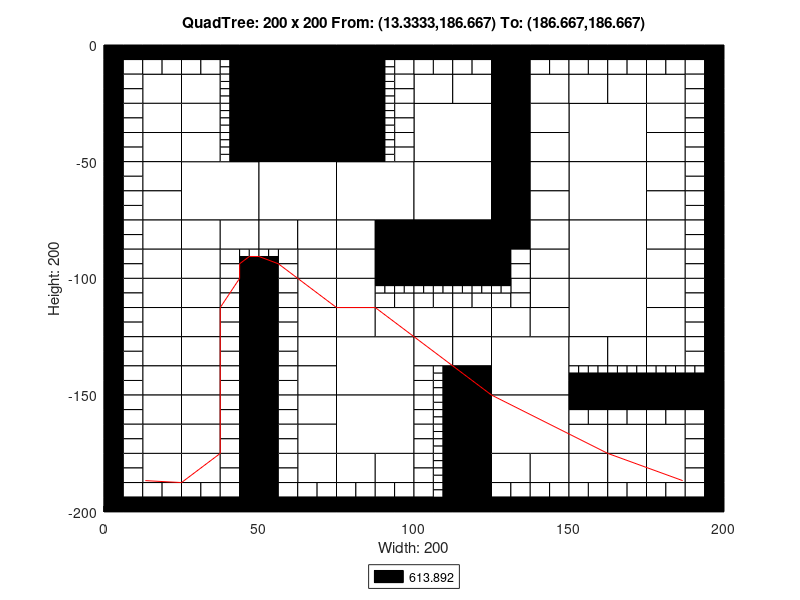

Reproduce this figure in MATLAB.
axis([0 200 -200 0]);
title('QuadTree: 200 x 200 From: (13.3333,186.667) To: (186.667,186.667)');
xlabel('Width: 200');
ylabel('Height: 200');
rectangle('Position',[50 -25 25 25], 'FaceColor',[0 0 0]);
rectangle('Position',[50 -50 25 25], 'FaceColor',[0 0 0]);
rectangle('Position',[25 -75 25 25], 'FaceColor',[1 1 1]);
rectangle('Position',[50 -75 25 25], 'FaceColor',[1 1 1]);
rectangle('Position',[75 -75 25 25], 'FaceColor',[1 1 1]);
rectangle('Position',[100 -50 25 25], 'FaceColor',[1 1 1]);
rectangle('Position',[150 -50 25 25], 'FaceColor',[1 1 1]);
rectangle('Position',[100 -75 25 25], 'FaceColor',[1 1 1]);
rectangle('Position',[100 -100 25 25], 'FaceColor',[0 0 0]);
rectangle('Position',[150 -75 25 25], 'FaceColor',[1 1 1]);
rectangle('Position',[150 -100 25 25], 'FaceColor',[1 1 1]);
rectangle('Position',[75 -150 25 25], 'FaceColor',[1 1 1]);
rectangle('Position',[75 -175 25 25], 'FaceColor',[1 1 1]);
rectangle('Position',[125 -150 25 25], 'FaceColor',[1 1 1]);
rectangle('Position',[150 -125 25 25], 'FaceColor',[1 1 1]);
rectangle('Position',[125 -175 25 25], 'FaceColor',[1 1 1]);
rectangle('Position',[12.5 -25 12.5 12.5], 'FaceColor',[1 1 1]);
rectangle('Position',[25 -25 12.5 12.5], 'FaceColor',[1 1 1]);
rectangle('Position',[12.5 -37.5 12.5 12.5], 'FaceColor',[1 1 1]);
rectangle('Position',[12.5 -50 12.5 12.5], 'FaceColor',[1 1 1]);
rectangle('Position',[25 -37.5 12.5 12.5], 'FaceColor',[1 1 1]);
rectangle('Position',[25 -50 12.5 12.5], 'FaceColor',[1 1 1]);
rectangle('Position',[75 -12.5 12.5 12.5], 'FaceColor',[0 0 0]);
rectangle('Position',[75 -25 12.5 12.5], 'FaceColor',[0 0 0]);
rectangle('Position',[75 -37.5 12.5 12.5], 'FaceColor',[0 0 0]);
rectangle('Position',[75 -50 12.5 12.5], 'FaceColor',[0 0 0]);
rectangle('Position',[12.5 -62.5 12.5 12.5], 'FaceColor',[1 1 1]);
rectangle('Position',[12.5 -75 12.5 12.5], 'FaceColor',[1 1 1]);
rectangle('Position',[12.5 -87.5 12.5 12.5], 'FaceColor',[1 1 1]);
rectangle('Position',[12.5 -100 12.5 12.5], 'FaceColor',[1 1 1]);
rectangle('Position',[25 -87.5 12.5 12.5], 'FaceColor',[1 1 1]);
rectangle('Position',[37.5 -87.5 12.5 12.5], 'FaceColor',[1 1 1]);
rectangle('Position',[25 -100 12.5 12.5], 'FaceColor',[1 1 1]);
rectangle('Position',[50 -87.5 12.5 12.5], 'FaceColor',[1 1 1]);
rectangle('Position',[62.5 -87.5 12.5 12.5], 'FaceColor',[1 1 1]);
rectangle('Position',[62.5 -100 12.5 12.5], 'FaceColor',[1 1 1]);
rectangle('Position',[75 -87.5 12.5 12.5], 'FaceColor',[1 1 1]);
rectangle('Position',[87.5 -87.5 12.5 12.5], 'FaceColor',[0 0 0]);
rectangle('Position',[75 -100 12.5 12.5], 'FaceColor',[1 1 1]);
rectangle('Position',[87.5 -100 12.5 12.5], 'FaceColor',[0 0 0]);
rectangle('Position',[100 -25 12.5 12.5], 'FaceColor',[1 1 1]);
rectangle('Position',[112.5 -25 12.5 12.5], 'FaceColor',[1 1 1]);
rectangle('Position',[125 -12.5 12.5 12.5], 'FaceColor',[0 0 0]);
rectangle('Position',[125 -25 12.5 12.5], 'FaceColor',[0 0 0]);
rectangle('Position',[137.5 -25 12.5 12.5], 'FaceColor',[1 1 1]);
rectangle('Position',[125 -37.5 12.5 12.5], 'FaceColor',[0 0 0]);
rectangle('Position',[137.5 -37.5 12.5 12.5], 'FaceColor',[1 1 1]);
rectangle('Position',[125 -50 12.5 12.5], 'FaceColor',[0 0 0]);
rectangle('Position',[137.5 -50 12.5 12.5], 'FaceColor',[1 1 1]);
rectangle('Position',[150 -25 12.5 12.5], 'FaceColor',[1 1 1]);
rectangle('Position',[162.5 -25 12.5 12.5], 'FaceColor',[1 1 1]);
rectangle('Position',[175 -25 12.5 12.5], 'FaceColor',[1 1 1]);
rectangle('Position',[175 -37.5 12.5 12.5], 'FaceColor',[1 1 1]);
rectangle('Position',[175 -50 12.5 12.5], 'FaceColor',[1 1 1]);
rectangle('Position',[125 -62.5 12.5 12.5], 'FaceColor',[0 0 0]);
rectangle('Position',[137.5 -62.5 12.5 12.5], 'FaceColor',[1 1 1]);
rectangle('Position',[125 -75 12.5 12.5], 'FaceColor',[0 0 0]);
rectangle('Position',[137.5 -75 12.5 12.5], 'FaceColor',[1 1 1]);
rectangle('Position',[125 -87.5 12.5 12.5], 'FaceColor',[0 0 0]);
rectangle('Position',[137.5 -87.5 12.5 12.5], 'FaceColor',[1 1 1]);
rectangle('Position',[137.5 -100 12.5 12.5], 'FaceColor',[1 1 1]);
rectangle('Position',[175 -62.5 12.5 12.5], 'FaceColor',[1 1 1]);
rectangle('Position',[175 -75 12.5 12.5], 'FaceColor',[1 1 1]);
rectangle('Position',[175 -87.5 12.5 12.5], 'FaceColor',[1 1 1]);
rectangle('Position',[175 -100 12.5 12.5], 'FaceColor',[1 1 1]);
rectangle('Position',[12.5 -112.5 12.5 12.5], 'FaceColor',[1 1 1]);
rectangle('Position',[12.5 -125 12.5 12.5], 'FaceColor',[1 1 1]);
rectangle('Position',[25 -112.5 12.5 12.5], 'FaceColor',[1 1 1]);
rectangle('Position',[25 -125 12.5 12.5], 'FaceColor',[1 1 1]);
rectangle('Position',[12.5 -137.5 12.5 12.5], 'FaceColor',[1 1 1]);
rectangle('Position',[12.5 -150 12.5 12.5], 'FaceColor',[1 1 1]);
rectangle('Position',[25 -137.5 12.5 12.5], 'FaceColor',[1 1 1]);
rectangle('Position',[25 -150 12.5 12.5], 'FaceColor',[1 1 1]);
rectangle('Position',[62.5 -112.5 12.5 12.5], 'FaceColor',[1 1 1]);
rectangle('Position',[62.5 -125 12.5 12.5], 'FaceColor',[1 1 1]);
rectangle('Position',[75 -112.5 12.5 12.5], 'FaceColor',[1 1 1]);
rectangle('Position',[75 -125 12.5 12.5], 'FaceColor',[1 1 1]);
rectangle('Position',[87.5 -125 12.5 12.5], 'FaceColor',[1 1 1]);
rectangle('Position',[62.5 -137.5 12.5 12.5], 'FaceColor',[1 1 1]);
rectangle('Position',[62.5 -150 12.5 12.5], 'FaceColor',[1 1 1]);
rectangle('Position',[12.5 -162.5 12.5 12.5], 'FaceColor',[1 1 1]);
rectangle('Position',[12.5 -175 12.5 12.5], 'FaceColor',[1 1 1]);
rectangle('Position',[25 -162.5 12.5 12.5], 'FaceColor',[1 1 1]);
rectangle('Position',[25 -175 12.5 12.5], 'FaceColor',[1 1 1]);
rectangle('Position',[12.5 -187.5 12.5 12.5], 'FaceColor',[1 1 1]);
rectangle('Position',[25 -187.5 12.5 12.5], 'FaceColor',[1 1 1]);
rectangle('Position',[62.5 -162.5 12.5 12.5], 'FaceColor',[1 1 1]);
rectangle('Position',[62.5 -175 12.5 12.5], 'FaceColor',[1 1 1]);
rectangle('Position',[62.5 -187.5 12.5 12.5], 'FaceColor',[1 1 1]);
rectangle('Position',[75 -187.5 12.5 12.5], 'FaceColor',[1 1 1]);
rectangle('Position',[87.5 -187.5 12.5 12.5], 'FaceColor',[1 1 1]);
rectangle('Position',[100 -125 12.5 12.5], 'FaceColor',[1 1 1]);
rectangle('Position',[112.5 -125 12.5 12.5], 'FaceColor',[1 1 1]);
rectangle('Position',[137.5 -112.5 12.5 12.5], 'FaceColor',[1 1 1]);
rectangle('Position',[125 -125 12.5 12.5], 'FaceColor',[1 1 1]);
rectangle('Position',[137.5 -125 12.5 12.5], 'FaceColor',[1 1 1]);
rectangle('Position',[100 -137.5 12.5 12.5], 'FaceColor',[1 1 1]);
rectangle('Position',[112.5 -137.5 12.5 12.5], 'FaceColor',[1 1 1]);
rectangle('Position',[112.5 -150 12.5 12.5], 'FaceColor',[0 0 0]);
rectangle('Position',[175 -112.5 12.5 12.5], 'FaceColor',[1 1 1]);
rectangle('Position',[175 -125 12.5 12.5], 'FaceColor',[1 1 1]);
rectangle('Position',[150 -137.5 12.5 12.5], 'FaceColor',[1 1 1]);
rectangle('Position',[162.5 -137.5 12.5 12.5], 'FaceColor',[1 1 1]);
rectangle('Position',[175 -137.5 12.5 12.5], 'FaceColor',[1 1 1]);
rectangle('Position',[112.5 -162.5 12.5 12.5], 'FaceColor',[0 0 0]);
rectangle('Position',[112.5 -175 12.5 12.5], 'FaceColor',[0 0 0]);
rectangle('Position',[112.5 -187.5 12.5 12.5], 'FaceColor',[0 0 0]);
rectangle('Position',[112.5 -200 12.5 12.5], 'FaceColor',[0 0 0]);
rectangle('Position',[125 -187.5 12.5 12.5], 'FaceColor',[1 1 1]);
rectangle('Position',[137.5 -187.5 12.5 12.5], 'FaceColor',[1 1 1]);
rectangle('Position',[150 -175 12.5 12.5], 'FaceColor',[1 1 1]);
rectangle('Position',[162.5 -175 12.5 12.5], 'FaceColor',[1 1 1]);
rectangle('Position',[175 -175 12.5 12.5], 'FaceColor',[1 1 1]);
rectangle('Position',[150 -187.5 12.5 12.5], 'FaceColor',[1 1 1]);
rectangle('Position',[162.5 -187.5 12.5 12.5], 'FaceColor',[1 1 1]);
rectangle('Position',[175 -187.5 12.5 12.5], 'FaceColor',[1 1 1]);
rectangle('Position',[0 -6.25 6.25 6.25], 'FaceColor',[0 0 0]);
rectangle('Position',[6.25 -6.25 6.25 6.25], 'FaceColor',[0 0 0]);
rectangle('Position',[0 -12.5 6.25 6.25], 'FaceColor',[0 0 0]);
rectangle('Position',[6.25 -12.5 6.25 6.25], 'FaceColor',[1 1 1]);
rectangle('Position',[12.5 -6.25 6.25 6.25], 'FaceColor',[0 0 0]);
rectangle('Position',[18.75 -6.25 6.25 6.25], 'FaceColor',[0 0 0]);
rectangle('Position',[12.5 -12.5 6.25 6.25], 'FaceColor',[1 1 1]);
rectangle('Position',[18.75 -12.5 6.25 6.25], 'FaceColor',[1 1 1]);
rectangle('Position',[0 -18.75 6.25 6.25], 'FaceColor',[0 0 0]);
rectangle('Position',[6.25 -18.75 6.25 6.25], 'FaceColor',[1 1 1]);
rectangle('Position',[0 -25 6.25 6.25], 'FaceColor',[0 0 0]);
rectangle('Position',[6.25 -25 6.25 6.25], 'FaceColor',[1 1 1]);
rectangle('Position',[25 -6.25 6.25 6.25], 'FaceColor',[0 0 0]);
rectangle('Position',[31.25 -6.25 6.25 6.25], 'FaceColor',[0 0 0]);
rectangle('Position',[25 -12.5 6.25 6.25], 'FaceColor',[1 1 1]);
rectangle('Position',[31.25 -12.5 6.25 6.25], 'FaceColor',[1 1 1]);
rectangle('Position',[37.5 -6.25 6.25 6.25], 'FaceColor',[0 0 0]);
rectangle('Position',[43.75 -6.25 6.25 6.25], 'FaceColor',[0 0 0]);
rectangle('Position',[43.75 -12.5 6.25 6.25], 'FaceColor',[0 0 0]);
rectangle('Position',[43.75 -18.75 6.25 6.25], 'FaceColor',[0 0 0]);
rectangle('Position',[43.75 -25 6.25 6.25], 'FaceColor',[0 0 0]);
rectangle('Position',[0 -31.25 6.25 6.25], 'FaceColor',[0 0 0]);
rectangle('Position',[6.25 -31.25 6.25 6.25], 'FaceColor',[1 1 1]);
rectangle('Position',[0 -37.5 6.25 6.25], 'FaceColor',[0 0 0]);
rectangle('Position',[6.25 -37.5 6.25 6.25], 'FaceColor',[1 1 1]);
rectangle('Position',[0 -43.75 6.25 6.25], 'FaceColor',[0 0 0]);
rectangle('Position',[6.25 -43.75 6.25 6.25], 'FaceColor',[1 1 1]);
rectangle('Position',[0 -50 6.25 6.25], 'FaceColor',[0 0 0]);
rectangle('Position',[6.25 -50 6.25 6.25], 'FaceColor',[1 1 1]);
rectangle('Position',[43.75 -31.25 6.25 6.25], 'FaceColor',[0 0 0]);
rectangle('Position',[43.75 -37.5 6.25 6.25], 'FaceColor',[0 0 0]);
rectangle('Position',[43.75 -43.75 6.25 6.25], 'FaceColor',[0 0 0]);
rectangle('Position',[43.75 -50 6.25 6.25], 'FaceColor',[0 0 0]);
rectangle('Position',[87.5 -6.25 6.25 6.25], 'FaceColor',[0 0 0]);
rectangle('Position',[93.75 -6.25 6.25 6.25], 'FaceColor',[0 0 0]);
rectangle('Position',[93.75 -12.5 6.25 6.25], 'FaceColor',[1 1 1]);
rectangle('Position',[93.75 -18.75 6.25 6.25], 'FaceColor',[1 1 1]);
rectangle('Position',[93.75 -25 6.25 6.25], 'FaceColor',[1 1 1]);
rectangle('Position',[93.75 -31.25 6.25 6.25], 'FaceColor',[1 1 1]);
rectangle('Position',[93.75 -37.5 6.25 6.25], 'FaceColor',[1 1 1]);
rectangle('Position',[93.75 -43.75 6.25 6.25], 'FaceColor',[1 1 1]);
rectangle('Position',[93.75 -50 6.25 6.25], 'FaceColor',[1 1 1]);
rectangle('Position',[0 -56.25 6.25 6.25], 'FaceColor',[0 0 0]);
rectangle('Position',[6.25 -56.25 6.25 6.25], 'FaceColor',[1 1 1]);
rectangle('Position',[0 -62.5 6.25 6.25], 'FaceColor',[0 0 0]);
rectangle('Position',[6.25 -62.5 6.25 6.25], 'FaceColor',[1 1 1]);
rectangle('Position',[0 -68.75 6.25 6.25], 'FaceColor',[0 0 0]);
rectangle('Position',[6.25 -68.75 6.25 6.25], 'FaceColor',[1 1 1]);
rectangle('Position',[0 -75 6.25 6.25], 'FaceColor',[0 0 0]);
rectangle('Position',[6.25 -75 6.25 6.25], 'FaceColor',[1 1 1]);
rectangle('Position',[0 -81.25 6.25 6.25], 'FaceColor',[0 0 0]);
rectangle('Position',[6.25 -81.25 6.25 6.25], 'FaceColor',[1 1 1]);
rectangle('Position',[0 -87.5 6.25 6.25], 'FaceColor',[0 0 0]);
rectangle('Position',[6.25 -87.5 6.25 6.25], 'FaceColor',[1 1 1]);
rectangle('Position',[0 -93.75 6.25 6.25], 'FaceColor',[0 0 0]);
rectangle('Position',[6.25 -93.75 6.25 6.25], 'FaceColor',[1 1 1]);
rectangle('Position',[0 -100 6.25 6.25], 'FaceColor',[0 0 0]);
rectangle('Position',[6.25 -100 6.25 6.25], 'FaceColor',[1 1 1]);
rectangle('Position',[37.5 -93.75 6.25 6.25], 'FaceColor',[1 1 1]);
rectangle('Position',[37.5 -100 6.25 6.25], 'FaceColor',[1 1 1]);
rectangle('Position',[43.75 -100 6.25 6.25], 'FaceColor',[0 0 0]);
rectangle('Position',[56.25 -93.75 6.25 6.25], 'FaceColor',[1 1 1]);
rectangle('Position',[50 -100 6.25 6.25], 'FaceColor',[0 0 0]);
rectangle('Position',[56.25 -100 6.25 6.25], 'FaceColor',[1 1 1]);
rectangle('Position',[100 -6.25 6.25 6.25], 'FaceColor',[0 0 0]);
rectangle('Position',[106.25 -6.25 6.25 6.25], 'FaceColor',[0 0 0]);
rectangle('Position',[100 -12.5 6.25 6.25], 'FaceColor',[1 1 1]);
rectangle('Position',[106.25 -12.5 6.25 6.25], 'FaceColor',[1 1 1]);
rectangle('Position',[112.5 -6.25 6.25 6.25], 'FaceColor',[0 0 0]);
rectangle('Position',[118.75 -6.25 6.25 6.25], 'FaceColor',[0 0 0]);
rectangle('Position',[112.5 -12.5 6.25 6.25], 'FaceColor',[1 1 1]);
rectangle('Position',[118.75 -12.5 6.25 6.25], 'FaceColor',[1 1 1]);
rectangle('Position',[137.5 -6.25 6.25 6.25], 'FaceColor',[0 0 0]);
rectangle('Position',[143.75 -6.25 6.25 6.25], 'FaceColor',[0 0 0]);
rectangle('Position',[137.5 -12.5 6.25 6.25], 'FaceColor',[1 1 1]);
rectangle('Position',[143.75 -12.5 6.25 6.25], 'FaceColor',[1 1 1]);
rectangle('Position',[150 -6.25 6.25 6.25], 'FaceColor',[0 0 0]);
rectangle('Position',[156.25 -6.25 6.25 6.25], 'FaceColor',[0 0 0]);
rectangle('Position',[150 -12.5 6.25 6.25], 'FaceColor',[1 1 1]);
rectangle('Position',[156.25 -12.5 6.25 6.25], 'FaceColor',[1 1 1]);
rectangle('Position',[162.5 -6.25 6.25 6.25], 'FaceColor',[0 0 0]);
rectangle('Position',[168.75 -6.25 6.25 6.25], 'FaceColor',[0 0 0]);
rectangle('Position',[162.5 -12.5 6.25 6.25], 'FaceColor',[1 1 1]);
rectangle('Position',[168.75 -12.5 6.25 6.25], 'FaceColor',[1 1 1]);
rectangle('Position',[175 -6.25 6.25 6.25], 'FaceColor',[0 0 0]);
rectangle('Position',[181.25 -6.25 6.25 6.25], 'FaceColor',[0 0 0]);
rectangle('Position',[175 -12.5 6.25 6.25], 'FaceColor',[1 1 1]);
rectangle('Position',[181.25 -12.5 6.25 6.25], 'FaceColor',[1 1 1]);
rectangle('Position',[187.5 -6.25 6.25 6.25], 'FaceColor',[0 0 0]);
rectangle('Position',[193.75 -6.25 6.25 6.25], 'FaceColor',[0 0 0]);
rectangle('Position',[187.5 -12.5 6.25 6.25], 'FaceColor',[1 1 1]);
rectangle('Position',[193.75 -12.5 6.25 6.25], 'FaceColor',[0 0 0]);
rectangle('Position',[187.5 -18.75 6.25 6.25], 'FaceColor',[1 1 1]);
rectangle('Position',[193.75 -18.75 6.25 6.25], 'FaceColor',[0 0 0]);
rectangle('Position',[187.5 -25 6.25 6.25], 'FaceColor',[1 1 1]);
rectangle('Position',[193.75 -25 6.25 6.25], 'FaceColor',[0 0 0]);
rectangle('Position',[187.5 -31.25 6.25 6.25], 'FaceColor',[1 1 1]);
rectangle('Position',[193.75 -31.25 6.25 6.25], 'FaceColor',[0 0 0]);
rectangle('Position',[187.5 -37.5 6.25 6.25], 'FaceColor',[1 1 1]);
rectangle('Position',[193.75 -37.5 6.25 6.25], 'FaceColor',[0 0 0]);
rectangle('Position',[187.5 -43.75 6.25 6.25], 'FaceColor',[1 1 1]);
rectangle('Position',[193.75 -43.75 6.25 6.25], 'FaceColor',[0 0 0]);
rectangle('Position',[187.5 -50 6.25 6.25], 'FaceColor',[1 1 1]);
rectangle('Position',[193.75 -50 6.25 6.25], 'FaceColor',[0 0 0]);
rectangle('Position',[125 -93.75 6.25 6.25], 'FaceColor',[0 0 0]);
rectangle('Position',[131.25 -93.75 6.25 6.25], 'FaceColor',[1 1 1]);
rectangle('Position',[125 -100 6.25 6.25], 'FaceColor',[0 0 0]);
rectangle('Position',[131.25 -100 6.25 6.25], 'FaceColor',[1 1 1]);
rectangle('Position',[187.5 -56.25 6.25 6.25], 'FaceColor',[1 1 1]);
rectangle('Position',[193.75 -56.25 6.25 6.25], 'FaceColor',[0 0 0]);
rectangle('Position',[187.5 -62.5 6.25 6.25], 'FaceColor',[1 1 1]);
rectangle('Position',[193.75 -62.5 6.25 6.25], 'FaceColor',[0 0 0]);
rectangle('Position',[187.5 -68.75 6.25 6.25], 'FaceColor',[1 1 1]);
rectangle('Position',[193.75 -68.75 6.25 6.25], 'FaceColor',[0 0 0]);
rectangle('Position',[187.5 -75 6.25 6.25], 'FaceColor',[1 1 1]);
rectangle('Position',[193.75 -75 6.25 6.25], 'FaceColor',[0 0 0]);
rectangle('Position',[187.5 -81.25 6.25 6.25], 'FaceColor',[1 1 1]);
rectangle('Position',[193.75 -81.25 6.25 6.25], 'FaceColor',[0 0 0]);
rectangle('Position',[187.5 -87.5 6.25 6.25], 'FaceColor',[1 1 1]);
rectangle('Position',[193.75 -87.5 6.25 6.25], 'FaceColor',[0 0 0]);
rectangle('Position',[187.5 -93.75 6.25 6.25], 'FaceColor',[1 1 1]);
rectangle('Position',[193.75 -93.75 6.25 6.25], 'FaceColor',[0 0 0]);
rectangle('Position',[187.5 -100 6.25 6.25], 'FaceColor',[1 1 1]);
rectangle('Position',[193.75 -100 6.25 6.25], 'FaceColor',[0 0 0]);
rectangle('Position',[0 -106.25 6.25 6.25], 'FaceColor',[0 0 0]);
rectangle('Position',[6.25 -106.25 6.25 6.25], 'FaceColor',[1 1 1]);
rectangle('Position',[0 -112.5 6.25 6.25], 'FaceColor',[0 0 0]);
rectangle('Position',[6.25 -112.5 6.25 6.25], 'FaceColor',[1 1 1]);
rectangle('Position',[0 -118.75 6.25 6.25], 'FaceColor',[0 0 0]);
rectangle('Position',[6.25 -118.75 6.25 6.25], 'FaceColor',[1 1 1]);
rectangle('Position',[0 -125 6.25 6.25], 'FaceColor',[0 0 0]);
rectangle('Position',[6.25 -125 6.25 6.25], 'FaceColor',[1 1 1]);
rectangle('Position',[37.5 -106.25 6.25 6.25], 'FaceColor',[1 1 1]);
rectangle('Position',[43.75 -106.25 6.25 6.25], 'FaceColor',[0 0 0]);
rectangle('Position',[37.5 -112.5 6.25 6.25], 'FaceColor',[1 1 1]);
rectangle('Position',[43.75 -112.5 6.25 6.25], 'FaceColor',[0 0 0]);
rectangle('Position',[37.5 -118.75 6.25 6.25], 'FaceColor',[1 1 1]);
rectangle('Position',[43.75 -118.75 6.25 6.25], 'FaceColor',[0 0 0]);
rectangle('Position',[37.5 -125 6.25 6.25], 'FaceColor',[1 1 1]);
rectangle('Position',[43.75 -125 6.25 6.25], 'FaceColor',[0 0 0]);
rectangle('Position',[0 -131.25 6.25 6.25], 'FaceColor',[0 0 0]);
rectangle('Position',[6.25 -131.25 6.25 6.25], 'FaceColor',[1 1 1]);
rectangle('Position',[0 -137.5 6.25 6.25], 'FaceColor',[0 0 0]);
rectangle('Position',[6.25 -137.5 6.25 6.25], 'FaceColor',[1 1 1]);
rectangle('Position',[0 -143.75 6.25 6.25], 'FaceColor',[0 0 0]);
rectangle('Position',[6.25 -143.75 6.25 6.25], 'FaceColor',[1 1 1]);
rectangle('Position',[0 -150 6.25 6.25], 'FaceColor',[0 0 0]);
rectangle('Position',[6.25 -150 6.25 6.25], 'FaceColor',[1 1 1]);
rectangle('Position',[37.5 -131.25 6.25 6.25], 'FaceColor',[1 1 1]);
rectangle('Position',[43.75 -131.25 6.25 6.25], 'FaceColor',[0 0 0]);
rectangle('Position',[37.5 -137.5 6.25 6.25], 'FaceColor',[1 1 1]);
rectangle('Position',[43.75 -137.5 6.25 6.25], 'FaceColor',[0 0 0]);
rectangle('Position',[37.5 -143.75 6.25 6.25], 'FaceColor',[1 1 1]);
rectangle('Position',[43.75 -143.75 6.25 6.25], 'FaceColor',[0 0 0]);
rectangle('Position',[37.5 -150 6.25 6.25], 'FaceColor',[1 1 1]);
rectangle('Position',[43.75 -150 6.25 6.25], 'FaceColor',[0 0 0]);
rectangle('Position',[50 -106.25 6.25 6.25], 'FaceColor',[0 0 0]);
rectangle('Position',[56.25 -106.25 6.25 6.25], 'FaceColor',[1 1 1]);
rectangle('Position',[50 -112.5 6.25 6.25], 'FaceColor',[0 0 0]);
rectangle('Position',[56.25 -112.5 6.25 6.25], 'FaceColor',[1 1 1]);
rectangle('Position',[50 -118.75 6.25 6.25], 'FaceColor',[0 0 0]);
rectangle('Position',[56.25 -118.75 6.25 6.25], 'FaceColor',[1 1 1]);
rectangle('Position',[50 -125 6.25 6.25], 'FaceColor',[0 0 0]);
rectangle('Position',[56.25 -125 6.25 6.25], 'FaceColor',[1 1 1]);
rectangle('Position',[87.5 -112.5 6.25 6.25], 'FaceColor',[1 1 1]);
rectangle('Position',[93.75 -112.5 6.25 6.25], 'FaceColor',[1 1 1]);
rectangle('Position',[50 -131.25 6.25 6.25], 'FaceColor',[0 0 0]);
rectangle('Position',[56.25 -131.25 6.25 6.25], 'FaceColor',[1 1 1]);
rectangle('Position',[50 -137.5 6.25 6.25], 'FaceColor',[0 0 0]);
rectangle('Position',[56.25 -137.5 6.25 6.25], 'FaceColor',[1 1 1]);
rectangle('Position',[50 -143.75 6.25 6.25], 'FaceColor',[0 0 0]);
rectangle('Position',[56.25 -143.75 6.25 6.25], 'FaceColor',[1 1 1]);
rectangle('Position',[50 -150 6.25 6.25], 'FaceColor',[0 0 0]);
rectangle('Position',[56.25 -150 6.25 6.25], 'FaceColor',[1 1 1]);
rectangle('Position',[0 -156.25 6.25 6.25], 'FaceColor',[0 0 0]);
rectangle('Position',[6.25 -156.25 6.25 6.25], 'FaceColor',[1 1 1]);
rectangle('Position',[0 -162.5 6.25 6.25], 'FaceColor',[0 0 0]);
rectangle('Position',[6.25 -162.5 6.25 6.25], 'FaceColor',[1 1 1]);
rectangle('Position',[0 -168.75 6.25 6.25], 'FaceColor',[0 0 0]);
rectangle('Position',[6.25 -168.75 6.25 6.25], 'FaceColor',[1 1 1]);
rectangle('Position',[0 -175 6.25 6.25], 'FaceColor',[0 0 0]);
rectangle('Position',[6.25 -175 6.25 6.25], 'FaceColor',[1 1 1]);
rectangle('Position',[37.5 -156.25 6.25 6.25], 'FaceColor',[1 1 1]);
rectangle('Position',[43.75 -156.25 6.25 6.25], 'FaceColor',[0 0 0]);
rectangle('Position',[37.5 -162.5 6.25 6.25], 'FaceColor',[1 1 1]);
rectangle('Position',[43.75 -162.5 6.25 6.25], 'FaceColor',[0 0 0]);
rectangle('Position',[37.5 -168.75 6.25 6.25], 'FaceColor',[1 1 1]);
rectangle('Position',[43.75 -168.75 6.25 6.25], 'FaceColor',[0 0 0]);
rectangle('Position',[37.5 -175 6.25 6.25], 'FaceColor',[1 1 1]);
rectangle('Position',[43.75 -175 6.25 6.25], 'FaceColor',[0 0 0]);
rectangle('Position',[0 -181.25 6.25 6.25], 'FaceColor',[0 0 0]);
rectangle('Position',[6.25 -181.25 6.25 6.25], 'FaceColor',[1 1 1]);
rectangle('Position',[0 -187.5 6.25 6.25], 'FaceColor',[0 0 0]);
rectangle('Position',[6.25 -187.5 6.25 6.25], 'FaceColor',[1 1 1]);
rectangle('Position',[0 -193.75 6.25 6.25], 'FaceColor',[0 0 0]);
rectangle('Position',[6.25 -193.75 6.25 6.25], 'FaceColor',[1 1 1]);
rectangle('Position',[0 -200 6.25 6.25], 'FaceColor',[0 0 0]);
rectangle('Position',[6.25 -200 6.25 6.25], 'FaceColor',[0 0 0]);
rectangle('Position',[12.5 -193.75 6.25 6.25], 'FaceColor',[1 1 1]);
rectangle('Position',[18.75 -193.75 6.25 6.25], 'FaceColor',[1 1 1]);
rectangle('Position',[12.5 -200 6.25 6.25], 'FaceColor',[0 0 0]);
rectangle('Position',[18.75 -200 6.25 6.25], 'FaceColor',[0 0 0]);
rectangle('Position',[37.5 -181.25 6.25 6.25], 'FaceColor',[1 1 1]);
rectangle('Position',[43.75 -181.25 6.25 6.25], 'FaceColor',[0 0 0]);
rectangle('Position',[37.5 -187.5 6.25 6.25], 'FaceColor',[1 1 1]);
rectangle('Position',[43.75 -187.5 6.25 6.25], 'FaceColor',[0 0 0]);
rectangle('Position',[25 -193.75 6.25 6.25], 'FaceColor',[1 1 1]);
rectangle('Position',[31.25 -193.75 6.25 6.25], 'FaceColor',[1 1 1]);
rectangle('Position',[25 -200 6.25 6.25], 'FaceColor',[0 0 0]);
rectangle('Position',[31.25 -200 6.25 6.25], 'FaceColor',[0 0 0]);
rectangle('Position',[37.5 -193.75 6.25 6.25], 'FaceColor',[1 1 1]);
rectangle('Position',[43.75 -193.75 6.25 6.25], 'FaceColor',[0 0 0]);
rectangle('Position',[37.5 -200 6.25 6.25], 'FaceColor',[0 0 0]);
rectangle('Position',[43.75 -200 6.25 6.25], 'FaceColor',[0 0 0]);
rectangle('Position',[50 -156.25 6.25 6.25], 'FaceColor',[0 0 0]);
rectangle('Position',[56.25 -156.25 6.25 6.25], 'FaceColor',[1 1 1]);
rectangle('Position',[50 -162.5 6.25 6.25], 'FaceColor',[0 0 0]);
rectangle('Position',[56.25 -162.5 6.25 6.25], 'FaceColor',[1 1 1]);
rectangle('Position',[50 -168.75 6.25 6.25], 'FaceColor',[0 0 0]);
rectangle('Position',[56.25 -168.75 6.25 6.25], 'FaceColor',[1 1 1]);
rectangle('Position',[50 -175 6.25 6.25], 'FaceColor',[0 0 0]);
rectangle('Position',[56.25 -175 6.25 6.25], 'FaceColor',[1 1 1]);
rectangle('Position',[50 -181.25 6.25 6.25], 'FaceColor',[0 0 0]);
rectangle('Position',[56.25 -181.25 6.25 6.25], 'FaceColor',[1 1 1]);
rectangle('Position',[50 -187.5 6.25 6.25], 'FaceColor',[0 0 0]);
rectangle('Position',[56.25 -187.5 6.25 6.25], 'FaceColor',[1 1 1]);
rectangle('Position',[50 -193.75 6.25 6.25], 'FaceColor',[0 0 0]);
rectangle('Position',[56.25 -193.75 6.25 6.25], 'FaceColor',[1 1 1]);
rectangle('Position',[50 -200 6.25 6.25], 'FaceColor',[0 0 0]);
rectangle('Position',[56.25 -200 6.25 6.25], 'FaceColor',[0 0 0]);
rectangle('Position',[62.5 -193.75 6.25 6.25], 'FaceColor',[1 1 1]);
rectangle('Position',[68.75 -193.75 6.25 6.25], 'FaceColor',[1 1 1]);
rectangle('Position',[62.5 -200 6.25 6.25], 'FaceColor',[0 0 0]);
rectangle('Position',[68.75 -200 6.25 6.25], 'FaceColor',[0 0 0]);
rectangle('Position',[75 -193.75 6.25 6.25], 'FaceColor',[1 1 1]);
rectangle('Position',[81.25 -193.75 6.25 6.25], 'FaceColor',[1 1 1]);
rectangle('Position',[75 -200 6.25 6.25], 'FaceColor',[0 0 0]);
rectangle('Position',[81.25 -200 6.25 6.25], 'FaceColor',[0 0 0]);
rectangle('Position',[87.5 -193.75 6.25 6.25], 'FaceColor',[1 1 1]);
rectangle('Position',[93.75 -193.75 6.25 6.25], 'FaceColor',[1 1 1]);
rectangle('Position',[87.5 -200 6.25 6.25], 'FaceColor',[0 0 0]);
rectangle('Position',[93.75 -200 6.25 6.25], 'FaceColor',[0 0 0]);
rectangle('Position',[100 -112.5 6.25 6.25], 'FaceColor',[1 1 1]);
rectangle('Position',[106.25 -112.5 6.25 6.25], 'FaceColor',[1 1 1]);
rectangle('Position',[112.5 -112.5 6.25 6.25], 'FaceColor',[1 1 1]);
rectangle('Position',[118.75 -112.5 6.25 6.25], 'FaceColor',[1 1 1]);
rectangle('Position',[131.25 -106.25 6.25 6.25], 'FaceColor',[1 1 1]);
rectangle('Position',[125 -112.5 6.25 6.25], 'FaceColor',[1 1 1]);
rectangle('Position',[131.25 -112.5 6.25 6.25], 'FaceColor',[1 1 1]);
rectangle('Position',[100 -143.75 6.25 6.25], 'FaceColor',[1 1 1]);
rectangle('Position',[100 -150 6.25 6.25], 'FaceColor',[1 1 1]);
rectangle('Position',[187.5 -106.25 6.25 6.25], 'FaceColor',[1 1 1]);
rectangle('Position',[193.75 -106.25 6.25 6.25], 'FaceColor',[0 0 0]);
rectangle('Position',[187.5 -112.5 6.25 6.25], 'FaceColor',[1 1 1]);
rectangle('Position',[193.75 -112.5 6.25 6.25], 'FaceColor',[0 0 0]);
rectangle('Position',[187.5 -118.75 6.25 6.25], 'FaceColor',[1 1 1]);
rectangle('Position',[193.75 -118.75 6.25 6.25], 'FaceColor',[0 0 0]);
rectangle('Position',[187.5 -125 6.25 6.25], 'FaceColor',[1 1 1]);
rectangle('Position',[193.75 -125 6.25 6.25], 'FaceColor',[0 0 0]);
rectangle('Position',[150 -150 6.25 6.25], 'FaceColor',[0 0 0]);
rectangle('Position',[156.25 -150 6.25 6.25], 'FaceColor',[0 0 0]);
rectangle('Position',[162.5 -150 6.25 6.25], 'FaceColor',[0 0 0]);
rectangle('Position',[168.75 -150 6.25 6.25], 'FaceColor',[0 0 0]);
rectangle('Position',[187.5 -131.25 6.25 6.25], 'FaceColor',[1 1 1]);
rectangle('Position',[193.75 -131.25 6.25 6.25], 'FaceColor',[0 0 0]);
rectangle('Position',[187.5 -137.5 6.25 6.25], 'FaceColor',[1 1 1]);
rectangle('Position',[193.75 -137.5 6.25 6.25], 'FaceColor',[0 0 0]);
rectangle('Position',[175 -150 6.25 6.25], 'FaceColor',[0 0 0]);
rectangle('Position',[181.25 -150 6.25 6.25], 'FaceColor',[0 0 0]);
rectangle('Position',[193.75 -143.75 6.25 6.25], 'FaceColor',[0 0 0]);
rectangle('Position',[187.5 -150 6.25 6.25], 'FaceColor',[0 0 0]);
rectangle('Position',[193.75 -150 6.25 6.25], 'FaceColor',[0 0 0]);
rectangle('Position',[100 -156.25 6.25 6.25], 'FaceColor',[1 1 1]);
rectangle('Position',[100 -162.5 6.25 6.25], 'FaceColor',[1 1 1]);
rectangle('Position',[100 -168.75 6.25 6.25], 'FaceColor',[1 1 1]);
rectangle('Position',[100 -175 6.25 6.25], 'FaceColor',[1 1 1]);
rectangle('Position',[100 -181.25 6.25 6.25], 'FaceColor',[1 1 1]);
rectangle('Position',[100 -187.5 6.25 6.25], 'FaceColor',[1 1 1]);
rectangle('Position',[100 -193.75 6.25 6.25], 'FaceColor',[1 1 1]);
rectangle('Position',[100 -200 6.25 6.25], 'FaceColor',[0 0 0]);
rectangle('Position',[106.25 -200 6.25 6.25], 'FaceColor',[0 0 0]);
rectangle('Position',[125 -193.75 6.25 6.25], 'FaceColor',[1 1 1]);
rectangle('Position',[131.25 -193.75 6.25 6.25], 'FaceColor',[1 1 1]);
rectangle('Position',[125 -200 6.25 6.25], 'FaceColor',[0 0 0]);
rectangle('Position',[131.25 -200 6.25 6.25], 'FaceColor',[0 0 0]);
rectangle('Position',[137.5 -193.75 6.25 6.25], 'FaceColor',[1 1 1]);
rectangle('Position',[143.75 -193.75 6.25 6.25], 'FaceColor',[1 1 1]);
rectangle('Position',[137.5 -200 6.25 6.25], 'FaceColor',[0 0 0]);
rectangle('Position',[143.75 -200 6.25 6.25], 'FaceColor',[0 0 0]);
rectangle('Position',[150 -156.25 6.25 6.25], 'FaceColor',[0 0 0]);
rectangle('Position',[156.25 -156.25 6.25 6.25], 'FaceColor',[0 0 0]);
rectangle('Position',[150 -162.5 6.25 6.25], 'FaceColor',[1 1 1]);
rectangle('Position',[156.25 -162.5 6.25 6.25], 'FaceColor',[1 1 1]);
rectangle('Position',[162.5 -156.25 6.25 6.25], 'FaceColor',[0 0 0]);
rectangle('Position',[168.75 -156.25 6.25 6.25], 'FaceColor',[0 0 0]);
rectangle('Position',[162.5 -162.5 6.25 6.25], 'FaceColor',[1 1 1]);
rectangle('Position',[168.75 -162.5 6.25 6.25], 'FaceColor',[1 1 1]);
rectangle('Position',[175 -156.25 6.25 6.25], 'FaceColor',[0 0 0]);
rectangle('Position',[181.25 -156.25 6.25 6.25], 'FaceColor',[0 0 0]);
rectangle('Position',[175 -162.5 6.25 6.25], 'FaceColor',[1 1 1]);
rectangle('Position',[181.25 -162.5 6.25 6.25], 'FaceColor',[1 1 1]);
rectangle('Position',[187.5 -156.25 6.25 6.25], 'FaceColor',[0 0 0]);
rectangle('Position',[193.75 -156.25 6.25 6.25], 'FaceColor',[0 0 0]);
rectangle('Position',[187.5 -162.5 6.25 6.25], 'FaceColor',[1 1 1]);
rectangle('Position',[193.75 -162.5 6.25 6.25], 'FaceColor',[0 0 0]);
rectangle('Position',[187.5 -168.75 6.25 6.25], 'FaceColor',[1 1 1]);
rectangle('Position',[193.75 -168.75 6.25 6.25], 'FaceColor',[0 0 0]);
rectangle('Position',[187.5 -175 6.25 6.25], 'FaceColor',[1 1 1]);
rectangle('Position',[193.75 -175 6.25 6.25], 'FaceColor',[0 0 0]);
rectangle('Position',[150 -193.75 6.25 6.25], 'FaceColor',[1 1 1]);
rectangle('Position',[156.25 -193.75 6.25 6.25], 'FaceColor',[1 1 1]);
rectangle('Position',[150 -200 6.25 6.25], 'FaceColor',[0 0 0]);
rectangle('Position',[156.25 -200 6.25 6.25], 'FaceColor',[0 0 0]);
rectangle('Position',[162.5 -193.75 6.25 6.25], 'FaceColor',[1 1 1]);
rectangle('Position',[168.75 -193.75 6.25 6.25], 'FaceColor',[1 1 1]);
rectangle('Position',[162.5 -200 6.25 6.25], 'FaceColor',[0 0 0]);
rectangle('Position',[168.75 -200 6.25 6.25], 'FaceColor',[0 0 0]);
rectangle('Position',[187.5 -181.25 6.25 6.25], 'FaceColor',[1 1 1]);
rectangle('Position',[193.75 -181.25 6.25 6.25], 'FaceColor',[0 0 0]);
rectangle('Position',[187.5 -187.5 6.25 6.25], 'FaceColor',[1 1 1]);
rectangle('Position',[193.75 -187.5 6.25 6.25], 'FaceColor',[0 0 0]);
rectangle('Position',[175 -193.75 6.25 6.25], 'FaceColor',[1 1 1]);
rectangle('Position',[181.25 -193.75 6.25 6.25], 'FaceColor',[1 1 1]);
rectangle('Position',[175 -200 6.25 6.25], 'FaceColor',[0 0 0]);
rectangle('Position',[181.25 -200 6.25 6.25], 'FaceColor',[0 0 0]);
rectangle('Position',[187.5 -193.75 6.25 6.25], 'FaceColor',[1 1 1]);
rectangle('Position',[193.75 -193.75 6.25 6.25], 'FaceColor',[0 0 0]);
rectangle('Position',[187.5 -200 6.25 6.25], 'FaceColor',[0 0 0]);
rectangle('Position',[193.75 -200 6.25 6.25], 'FaceColor',[0 0 0]);
rectangle('Position',[37.5 -9.375 3.125 3.125], 'FaceColor',[1 1 1]);
rectangle('Position',[40.625 -9.375 3.125 3.125], 'FaceColor',[0 0 0]);
rectangle('Position',[37.5 -12.5 3.125 3.125], 'FaceColor',[1 1 1]);
rectangle('Position',[40.625 -12.5 3.125 3.125], 'FaceColor',[0 0 0]);
rectangle('Position',[37.5 -15.625 3.125 3.125], 'FaceColor',[1 1 1]);
rectangle('Position',[40.625 -15.625 3.125 3.125], 'FaceColor',[0 0 0]);
rectangle('Position',[37.5 -18.75 3.125 3.125], 'FaceColor',[1 1 1]);
rectangle('Position',[40.625 -18.75 3.125 3.125], 'FaceColor',[0 0 0]);
rectangle('Position',[37.5 -21.875 3.125 3.125], 'FaceColor',[1 1 1]);
rectangle('Position',[40.625 -21.875 3.125 3.125], 'FaceColor',[0 0 0]);
rectangle('Position',[37.5 -25 3.125 3.125], 'FaceColor',[1 1 1]);
rectangle('Position',[40.625 -25 3.125 3.125], 'FaceColor',[0 0 0]);
rectangle('Position',[37.5 -28.125 3.125 3.125], 'FaceColor',[1 1 1]);
rectangle('Position',[40.625 -28.125 3.125 3.125], 'FaceColor',[0 0 0]);
rectangle('Position',[37.5 -31.25 3.125 3.125], 'FaceColor',[1 1 1]);
rectangle('Position',[40.625 -31.25 3.125 3.125], 'FaceColor',[0 0 0]);
rectangle('Position',[37.5 -34.375 3.125 3.125], 'FaceColor',[1 1 1]);
rectangle('Position',[40.625 -34.375 3.125 3.125], 'FaceColor',[0 0 0]);
rectangle('Position',[37.5 -37.5 3.125 3.125], 'FaceColor',[1 1 1]);
rectangle('Position',[40.625 -37.5 3.125 3.125], 'FaceColor',[0 0 0]);
rectangle('Position',[37.5 -40.625 3.125 3.125], 'FaceColor',[1 1 1]);
rectangle('Position',[40.625 -40.625 3.125 3.125], 'FaceColor',[0 0 0]);
rectangle('Position',[37.5 -43.75 3.125 3.125], 'FaceColor',[1 1 1]);
rectangle('Position',[40.625 -43.75 3.125 3.125], 'FaceColor',[0 0 0]);
rectangle('Position',[37.5 -46.875 3.125 3.125], 'FaceColor',[1 1 1]);
rectangle('Position',[40.625 -46.875 3.125 3.125], 'FaceColor',[0 0 0]);
rectangle('Position',[37.5 -50 3.125 3.125], 'FaceColor',[1 1 1]);
rectangle('Position',[40.625 -50 3.125 3.125], 'FaceColor',[0 0 0]);
rectangle('Position',[87.5 -9.375 3.125 3.125], 'FaceColor',[0 0 0]);
rectangle('Position',[90.625 -9.375 3.125 3.125], 'FaceColor',[1 1 1]);
rectangle('Position',[87.5 -12.5 3.125 3.125], 'FaceColor',[0 0 0]);
rectangle('Position',[90.625 -12.5 3.125 3.125], 'FaceColor',[1 1 1]);
rectangle('Position',[87.5 -15.625 3.125 3.125], 'FaceColor',[0 0 0]);
rectangle('Position',[90.625 -15.625 3.125 3.125], 'FaceColor',[1 1 1]);
rectangle('Position',[87.5 -18.75 3.125 3.125], 'FaceColor',[0 0 0]);
rectangle('Position',[90.625 -18.75 3.125 3.125], 'FaceColor',[1 1 1]);
rectangle('Position',[87.5 -21.875 3.125 3.125], 'FaceColor',[0 0 0]);
rectangle('Position',[90.625 -21.875 3.125 3.125], 'FaceColor',[1 1 1]);
rectangle('Position',[87.5 -25 3.125 3.125], 'FaceColor',[0 0 0]);
rectangle('Position',[90.625 -25 3.125 3.125], 'FaceColor',[1 1 1]);
rectangle('Position',[87.5 -28.125 3.125 3.125], 'FaceColor',[0 0 0]);
rectangle('Position',[90.625 -28.125 3.125 3.125], 'FaceColor',[1 1 1]);
rectangle('Position',[87.5 -31.25 3.125 3.125], 'FaceColor',[0 0 0]);
rectangle('Position',[90.625 -31.25 3.125 3.125], 'FaceColor',[1 1 1]);
rectangle('Position',[87.5 -34.375 3.125 3.125], 'FaceColor',[0 0 0]);
rectangle('Position',[90.625 -34.375 3.125 3.125], 'FaceColor',[1 1 1]);
rectangle('Position',[87.5 -37.5 3.125 3.125], 'FaceColor',[0 0 0]);
rectangle('Position',[90.625 -37.5 3.125 3.125], 'FaceColor',[1 1 1]);
rectangle('Position',[87.5 -40.625 3.125 3.125], 'FaceColor',[0 0 0]);
rectangle('Position',[90.625 -40.625 3.125 3.125], 'FaceColor',[1 1 1]);
rectangle('Position',[87.5 -43.75 3.125 3.125], 'FaceColor',[0 0 0]);
rectangle('Position',[90.625 -43.75 3.125 3.125], 'FaceColor',[1 1 1]);
rectangle('Position',[87.5 -46.875 3.125 3.125], 'FaceColor',[0 0 0]);
rectangle('Position',[90.625 -46.875 3.125 3.125], 'FaceColor',[1 1 1]);
rectangle('Position',[87.5 -50 3.125 3.125], 'FaceColor',[0 0 0]);
rectangle('Position',[90.625 -50 3.125 3.125], 'FaceColor',[1 1 1]);
rectangle('Position',[43.75 -90.625 3.125 3.125], 'FaceColor',[1 1 1]);
rectangle('Position',[46.875 -90.625 3.125 3.125], 'FaceColor',[1 1 1]);
rectangle('Position',[43.75 -93.75 3.125 3.125], 'FaceColor',[0 0 0]);
rectangle('Position',[46.875 -93.75 3.125 3.125], 'FaceColor',[0 0 0]);
rectangle('Position',[50 -90.625 3.125 3.125], 'FaceColor',[1 1 1]);
rectangle('Position',[53.125 -90.625 3.125 3.125], 'FaceColor',[1 1 1]);
rectangle('Position',[50 -93.75 3.125 3.125], 'FaceColor',[0 0 0]);
rectangle('Position',[53.125 -93.75 3.125 3.125], 'FaceColor',[0 0 0]);
rectangle('Position',[87.5 -103.125 3.125 3.125], 'FaceColor',[0 0 0]);
rectangle('Position',[90.625 -103.125 3.125 3.125], 'FaceColor',[0 0 0]);
rectangle('Position',[87.5 -106.25 3.125 3.125], 'FaceColor',[1 1 1]);
rectangle('Position',[90.625 -106.25 3.125 3.125], 'FaceColor',[1 1 1]);
rectangle('Position',[93.75 -103.125 3.125 3.125], 'FaceColor',[0 0 0]);
rectangle('Position',[96.875 -103.125 3.125 3.125], 'FaceColor',[0 0 0]);
rectangle('Position',[93.75 -106.25 3.125 3.125], 'FaceColor',[1 1 1]);
rectangle('Position',[96.875 -106.25 3.125 3.125], 'FaceColor',[1 1 1]);
rectangle('Position',[100 -103.125 3.125 3.125], 'FaceColor',[0 0 0]);
rectangle('Position',[103.125 -103.125 3.125 3.125], 'FaceColor',[0 0 0]);
rectangle('Position',[100 -106.25 3.125 3.125], 'FaceColor',[1 1 1]);
rectangle('Position',[103.125 -106.25 3.125 3.125], 'FaceColor',[1 1 1]);
rectangle('Position',[106.25 -103.125 3.125 3.125], 'FaceColor',[0 0 0]);
rectangle('Position',[109.375 -103.125 3.125 3.125], 'FaceColor',[0 0 0]);
rectangle('Position',[106.25 -106.25 3.125 3.125], 'FaceColor',[1 1 1]);
rectangle('Position',[109.375 -106.25 3.125 3.125], 'FaceColor',[1 1 1]);
rectangle('Position',[112.5 -103.125 3.125 3.125], 'FaceColor',[0 0 0]);
rectangle('Position',[115.625 -103.125 3.125 3.125], 'FaceColor',[0 0 0]);
rectangle('Position',[112.5 -106.25 3.125 3.125], 'FaceColor',[1 1 1]);
rectangle('Position',[115.625 -106.25 3.125 3.125], 'FaceColor',[1 1 1]);
rectangle('Position',[118.75 -103.125 3.125 3.125], 'FaceColor',[0 0 0]);
rectangle('Position',[121.875 -103.125 3.125 3.125], 'FaceColor',[0 0 0]);
rectangle('Position',[118.75 -106.25 3.125 3.125], 'FaceColor',[1 1 1]);
rectangle('Position',[121.875 -106.25 3.125 3.125], 'FaceColor',[1 1 1]);
rectangle('Position',[125 -103.125 3.125 3.125], 'FaceColor',[0 0 0]);
rectangle('Position',[128.125 -103.125 3.125 3.125], 'FaceColor',[0 0 0]);
rectangle('Position',[125 -106.25 3.125 3.125], 'FaceColor',[1 1 1]);
rectangle('Position',[128.125 -106.25 3.125 3.125], 'FaceColor',[1 1 1]);
rectangle('Position',[106.25 -140.625 3.125 3.125], 'FaceColor',[1 1 1]);
rectangle('Position',[109.375 -140.625 3.125 3.125], 'FaceColor',[0 0 0]);
rectangle('Position',[106.25 -143.75 3.125 3.125], 'FaceColor',[1 1 1]);
rectangle('Position',[109.375 -143.75 3.125 3.125], 'FaceColor',[0 0 0]);
rectangle('Position',[106.25 -146.875 3.125 3.125], 'FaceColor',[1 1 1]);
rectangle('Position',[109.375 -146.875 3.125 3.125], 'FaceColor',[0 0 0]);
rectangle('Position',[106.25 -150 3.125 3.125], 'FaceColor',[1 1 1]);
rectangle('Position',[109.375 -150 3.125 3.125], 'FaceColor',[0 0 0]);
rectangle('Position',[150 -140.625 3.125 3.125], 'FaceColor',[1 1 1]);
rectangle('Position',[153.125 -140.625 3.125 3.125], 'FaceColor',[1 1 1]);
rectangle('Position',[150 -143.75 3.125 3.125], 'FaceColor',[0 0 0]);
rectangle('Position',[153.125 -143.75 3.125 3.125], 'FaceColor',[0 0 0]);
rectangle('Position',[156.25 -140.625 3.125 3.125], 'FaceColor',[1 1 1]);
rectangle('Position',[159.375 -140.625 3.125 3.125], 'FaceColor',[1 1 1]);
rectangle('Position',[156.25 -143.75 3.125 3.125], 'FaceColor',[0 0 0]);
rectangle('Position',[159.375 -143.75 3.125 3.125], 'FaceColor',[0 0 0]);
rectangle('Position',[162.5 -140.625 3.125 3.125], 'FaceColor',[1 1 1]);
rectangle('Position',[165.625 -140.625 3.125 3.125], 'FaceColor',[1 1 1]);
rectangle('Position',[162.5 -143.75 3.125 3.125], 'FaceColor',[0 0 0]);
rectangle('Position',[165.625 -143.75 3.125 3.125], 'FaceColor',[0 0 0]);
rectangle('Position',[168.75 -140.625 3.125 3.125], 'FaceColor',[1 1 1]);
rectangle('Position',[171.875 -140.625 3.125 3.125], 'FaceColor',[1 1 1]);
rectangle('Position',[168.75 -143.75 3.125 3.125], 'FaceColor',[0 0 0]);
rectangle('Position',[171.875 -143.75 3.125 3.125], 'FaceColor',[0 0 0]);
rectangle('Position',[175 -140.625 3.125 3.125], 'FaceColor',[1 1 1]);
rectangle('Position',[178.125 -140.625 3.125 3.125], 'FaceColor',[1 1 1]);
rectangle('Position',[175 -143.75 3.125 3.125], 'FaceColor',[0 0 0]);
rectangle('Position',[178.125 -143.75 3.125 3.125], 'FaceColor',[0 0 0]);
rectangle('Position',[181.25 -140.625 3.125 3.125], 'FaceColor',[1 1 1]);
rectangle('Position',[184.375 -140.625 3.125 3.125], 'FaceColor',[1 1 1]);
rectangle('Position',[181.25 -143.75 3.125 3.125], 'FaceColor',[0 0 0]);
rectangle('Position',[184.375 -143.75 3.125 3.125], 'FaceColor',[0 0 0]);
rectangle('Position',[187.5 -140.625 3.125 3.125], 'FaceColor',[1 1 1]);
rectangle('Position',[190.625 -140.625 3.125 3.125], 'FaceColor',[1 1 1]);
rectangle('Position',[187.5 -143.75 3.125 3.125], 'FaceColor',[0 0 0]);
rectangle('Position',[190.625 -143.75 3.125 3.125], 'FaceColor',[0 0 0]);
rectangle('Position',[106.25 -153.125 3.125 3.125], 'FaceColor',[1 1 1]);
rectangle('Position',[109.375 -153.125 3.125 3.125], 'FaceColor',[0 0 0]);
rectangle('Position',[106.25 -156.25 3.125 3.125], 'FaceColor',[1 1 1]);
rectangle('Position',[109.375 -156.25 3.125 3.125], 'FaceColor',[0 0 0]);
rectangle('Position',[106.25 -159.375 3.125 3.125], 'FaceColor',[1 1 1]);
rectangle('Position',[109.375 -159.375 3.125 3.125], 'FaceColor',[0 0 0]);
rectangle('Position',[106.25 -162.5 3.125 3.125], 'FaceColor',[1 1 1]);
rectangle('Position',[109.375 -162.5 3.125 3.125], 'FaceColor',[0 0 0]);
rectangle('Position',[106.25 -165.625 3.125 3.125], 'FaceColor',[1 1 1]);
rectangle('Position',[109.375 -165.625 3.125 3.125], 'FaceColor',[0 0 0]);
rectangle('Position',[106.25 -168.75 3.125 3.125], 'FaceColor',[1 1 1]);
rectangle('Position',[109.375 -168.75 3.125 3.125], 'FaceColor',[0 0 0]);
rectangle('Position',[106.25 -171.875 3.125 3.125], 'FaceColor',[1 1 1]);
rectangle('Position',[109.375 -171.875 3.125 3.125], 'FaceColor',[0 0 0]);
rectangle('Position',[106.25 -175 3.125 3.125], 'FaceColor',[1 1 1]);
rectangle('Position',[109.375 -175 3.125 3.125], 'FaceColor',[0 0 0]);
rectangle('Position',[106.25 -178.125 3.125 3.125], 'FaceColor',[1 1 1]);
rectangle('Position',[109.375 -178.125 3.125 3.125], 'FaceColor',[0 0 0]);
rectangle('Position',[106.25 -181.25 3.125 3.125], 'FaceColor',[1 1 1]);
rectangle('Position',[109.375 -181.25 3.125 3.125], 'FaceColor',[0 0 0]);
rectangle('Position',[106.25 -184.375 3.125 3.125], 'FaceColor',[1 1 1]);
rectangle('Position',[109.375 -184.375 3.125 3.125], 'FaceColor',[0 0 0]);
rectangle('Position',[106.25 -187.5 3.125 3.125], 'FaceColor',[1 1 1]);
rectangle('Position',[109.375 -187.5 3.125 3.125], 'FaceColor',[0 0 0]);
rectangle('Position',[106.25 -190.625 3.125 3.125], 'FaceColor',[1 1 1]);
rectangle('Position',[109.375 -190.625 3.125 3.125], 'FaceColor',[0 0 0]);
rectangle('Position',[106.25 -193.75 3.125 3.125], 'FaceColor',[1 1 1]);
rectangle('Position',[109.375 -193.75 3.125 3.125], 'FaceColor',[0 0 0]);
X=[186.667,186.667,162.5,162.5,125,100,100,100,100,87.5,75,62.5,56.25,50,46.875,46.875,46.875,43.75,43.75,37.5,37.5,37.5,37.5,37.5,37.5,25,13.3333];
Y=[-186.667,-186.667,-175,-175,-150,-125,-125,-125,-125,-112.5,-112.5,-100,-93.75,-90.625,-90.625,-90.625,-90.625,-93.75,-100,-112.5,-125,-137.5,-150,-162.5,-175,-187.5,-186.667];
hold on;
plot(X,Y,'r');
legend('613.892','Location','southoutside');
